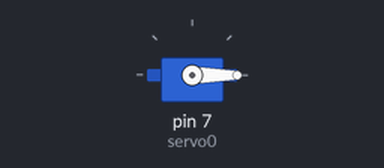
A sketch run on a simulated Arduino Uno, built with avr-gcc and run on an emulated ATmega328P. On the bench: servo.

Above: at 0.05 s.
Timing chart, 0 to 3.0 s (numbered marks = the images above):
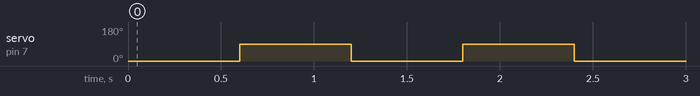

Measured:
- by itself, servo on pin 7 (servo0): alternates 90° for 0.60 s and 0° for 0.60 s

The sketch:

_9_ServoMoterExp2.ino
```cpp
#include<Servo.h>
Servo servo0;


void setup() {
  // put your setup code here, to run once:
  servo0.attach(7);
}

void loop() {
  // put your main code here, to run repeatedly:

    servo0.write(0);
    delay(600);

    servo0.write(90);
    delay(600);

    servo0.write(0);
    delay(600);

    servo0.write(90);
    delay(600);

        servo0.write(0);
    delay(600);

    servo0.write(90);
    delay(600);


}
```
